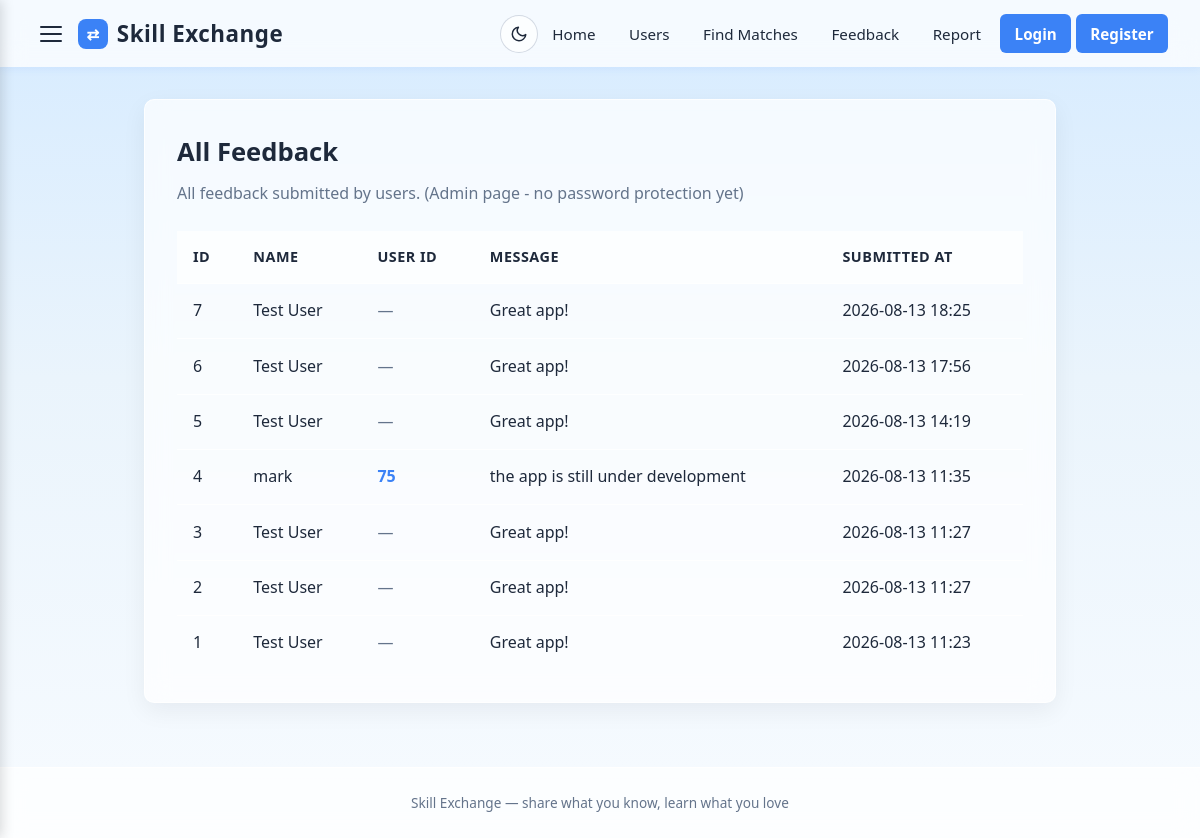
/admin/feedbacks, run on an earlier commit of the app's database.
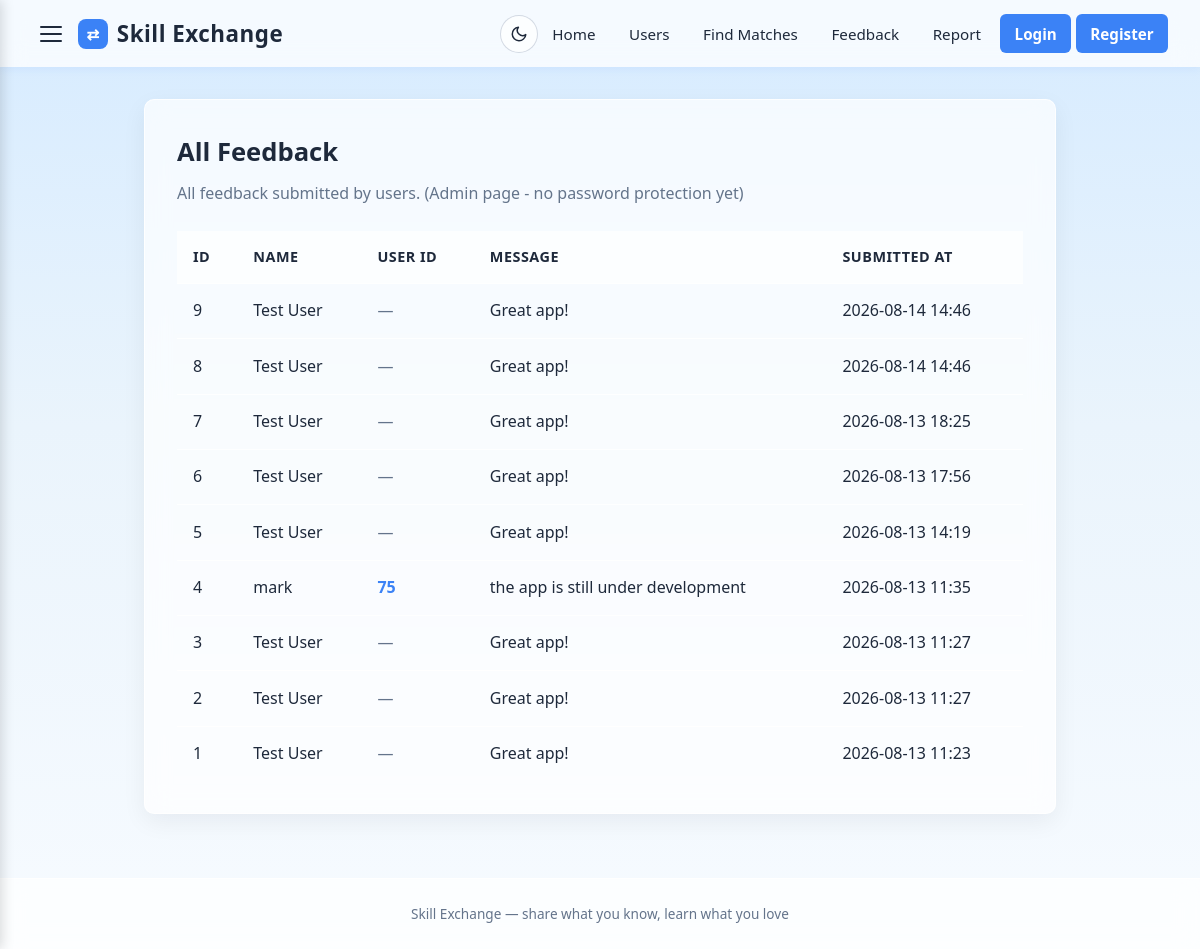
And on a later commit of the database.
### models.py (models this page shows)
class Feedback(Base):
    __tablename__ = "feedbacks"
    id = Column(Integer, primary_key=True, index=True)
    user_id = Column(Integer, ForeignKey("users.id"), nullable=True, index=True)
    name = Column(String, nullable=True)
    message = Column(Text, nullable=False)
    created_at = Column(DateTime, default=datetime.utcnow, nullable=False)

### main.py (the view)
@app.get("/admin/feedbacks", response_class=HTMLResponse)
def admin_feedbacks(request: Request, current_user: User = Depends(get_current_user), db: Session = Depends(get_db)):
    feedbacks = db.query(Feedback).order_by(Feedback.created_at.desc(), Feedback.id.desc()).all()
    feedback_data = [
        {
            "id": fb.id,
            "user_id": fb.user_id,
            "name": fb.name,
            "message": fb.message,
            "created_at": fb.created_at,
        }
        for fb in feedbacks
    ]
    return templates.TemplateResponse(
        request=request,
        name="admin_feedbacks.html",
        context={
            "app_name": "Skill Exchange",
            "feedbacks": feedback_data,
            "current_user": current_user,
        },
    )

### templates/admin_feedbacks.html (shortened to what this page needs)
{% extends "base.html" %}
{% block content %}
<div class="card">
    <h1>All Feedback</h1>
    <p class="subtitle">All feedback submitted by users. (Admin page - no password protection yet)</p>
    {% if feedbacks %}
    <table class="users-table">
        <thead>
            <tr>
                <th>ID</th>
                <th>Name</th>
                <th>User ID</th>
                <th>Message</th>
                <th>Submitted At</th>
            </tr>
        </thead>
        <tbody>
            {% for fb in feedbacks %}
            <tr>
                <td>{{ fb.id }}</td>
                <td>
                    {% if fb.name %}
                    {{ fb.name }}
                    {% else %}
                    <span class="text-muted">Anonymous</span>
                    {% endif %}
                </td>
                <td>
                    {% if fb.user_id %}
                    <a class="user-link" href="/user/{{ fb.user_id }}">{{ fb.user_id }}</a>
                    {% else %}
                    <span class="text-muted">—</span>
                    {% endif %}
                </td>
                <td>{{ fb.message }}</td>
                <td>{{ fb.created_at.strftime('%Y-%m-%d %H:%M') if fb.created_at else '—' }}</td>
            </tr>
            {% endfor %}
        </tbody>
    </table>
    {% else %}
    <div class="empty-state">
        <div class="empty-icon">💬</div>
        <div class="empty-title">No feedback yet</div>
        <div class="empty-desc">When users submit feedback, it will appear here.</div>
    </div>
    {% endif %}
</div>
{% endblock %}

### templates/base.html (shortened to what this page needs)
<!DOCTYPE html>
<html lang="en">
<head>
</head>
<body>
    <nav class="navbar">
        <div class="navbar-left">
            <button class="sidebar-toggle" id="sidebarToggle" aria-label="Toggle sidebar" aria-expanded="false">
                <span></span>
                <span></span>
                <span></span>
            </button>
            <a class="logo" href="/">
                <span class="logo-icon">⇄</span>
                {{ app_name }}
            </a>
        </div>
        <div class="navbar-right">
            <button class="theme-toggle" id="themeToggle" aria-label="Toggle dark mode" title="Toggle light / dark mode">
                <svg class="icon-moon" viewBox="0 0 24 24" aria-hidden="true"><path d="M21 12.79A9 9 0 1 1 11.21 3 7 7 0 0 0 21 12.79z"/></svg>
            </button>
        </div>
        <div class="links" id="navLinks">
            <a href="/" {% if request.url.path == '/' %}class="active"{% endif %}>Home</a>
            <a href="/users-page" {% if request.url.path == '/users-page' %}class="active"{% endif %}>Users</a>
            <a href="/matches" {% if request.url.path == '/matches' %}class="active"{% endif %}>Find Matches</a>
            <a href="/feedback" {% if request.url.path == '/feedback' %}class="active"{% endif %}>Feedback</a>
            <a href="/report" {% if request.url.path == '/report' %}class="active"{% endif %}>Report</a>
            {% if current_user %}
            <a class="nav-user-link {% if request.url.path == '/user/' ~ current_user.id %}active{% endif %}" href="/user/{{ current_user.id }}">
                {% if current_user.profile_picture %}
                <span class="avatar avatar-nav"><img class="avatar-img" src="/static/uploads/{{ current_user.profile_picture }}" alt="{{ current_user.name }}"></span>
                {% else %}
                <span class="avatar avatar-nav">{{ current_user.name[0]|upper }}</span>
                {% endif %}
                {{ current_user.name }}
            </a>
            <a href="/edit-profile" {% if request.url.path == '/edit-profile' %}class="active"{% endif %}>Edit Profile</a>
            <a href="/logout">Logout</a>
            {% else %}
            <a href="/login" class="btn-nav">Login</a>
            <a href="/register" class="btn-nav">Register</a>
            {% endif %}
        </div>
    </nav>
    <div class="container">
        {% block content %}{% endblock %}
    </div>
    <div class="footer">
        {{ app_name }} &mdash; share what you know, learn what you love
    </div>
</body>
</html>

What changed in the data, as far as the page shows it:
added Feedback: id "9", name "Test User", message "Great app!", created_at "2026-08-14 14:46"
added Feedback: id "8", name "Test User", message "Great app!", created_at "2026-08-14 14:46"
